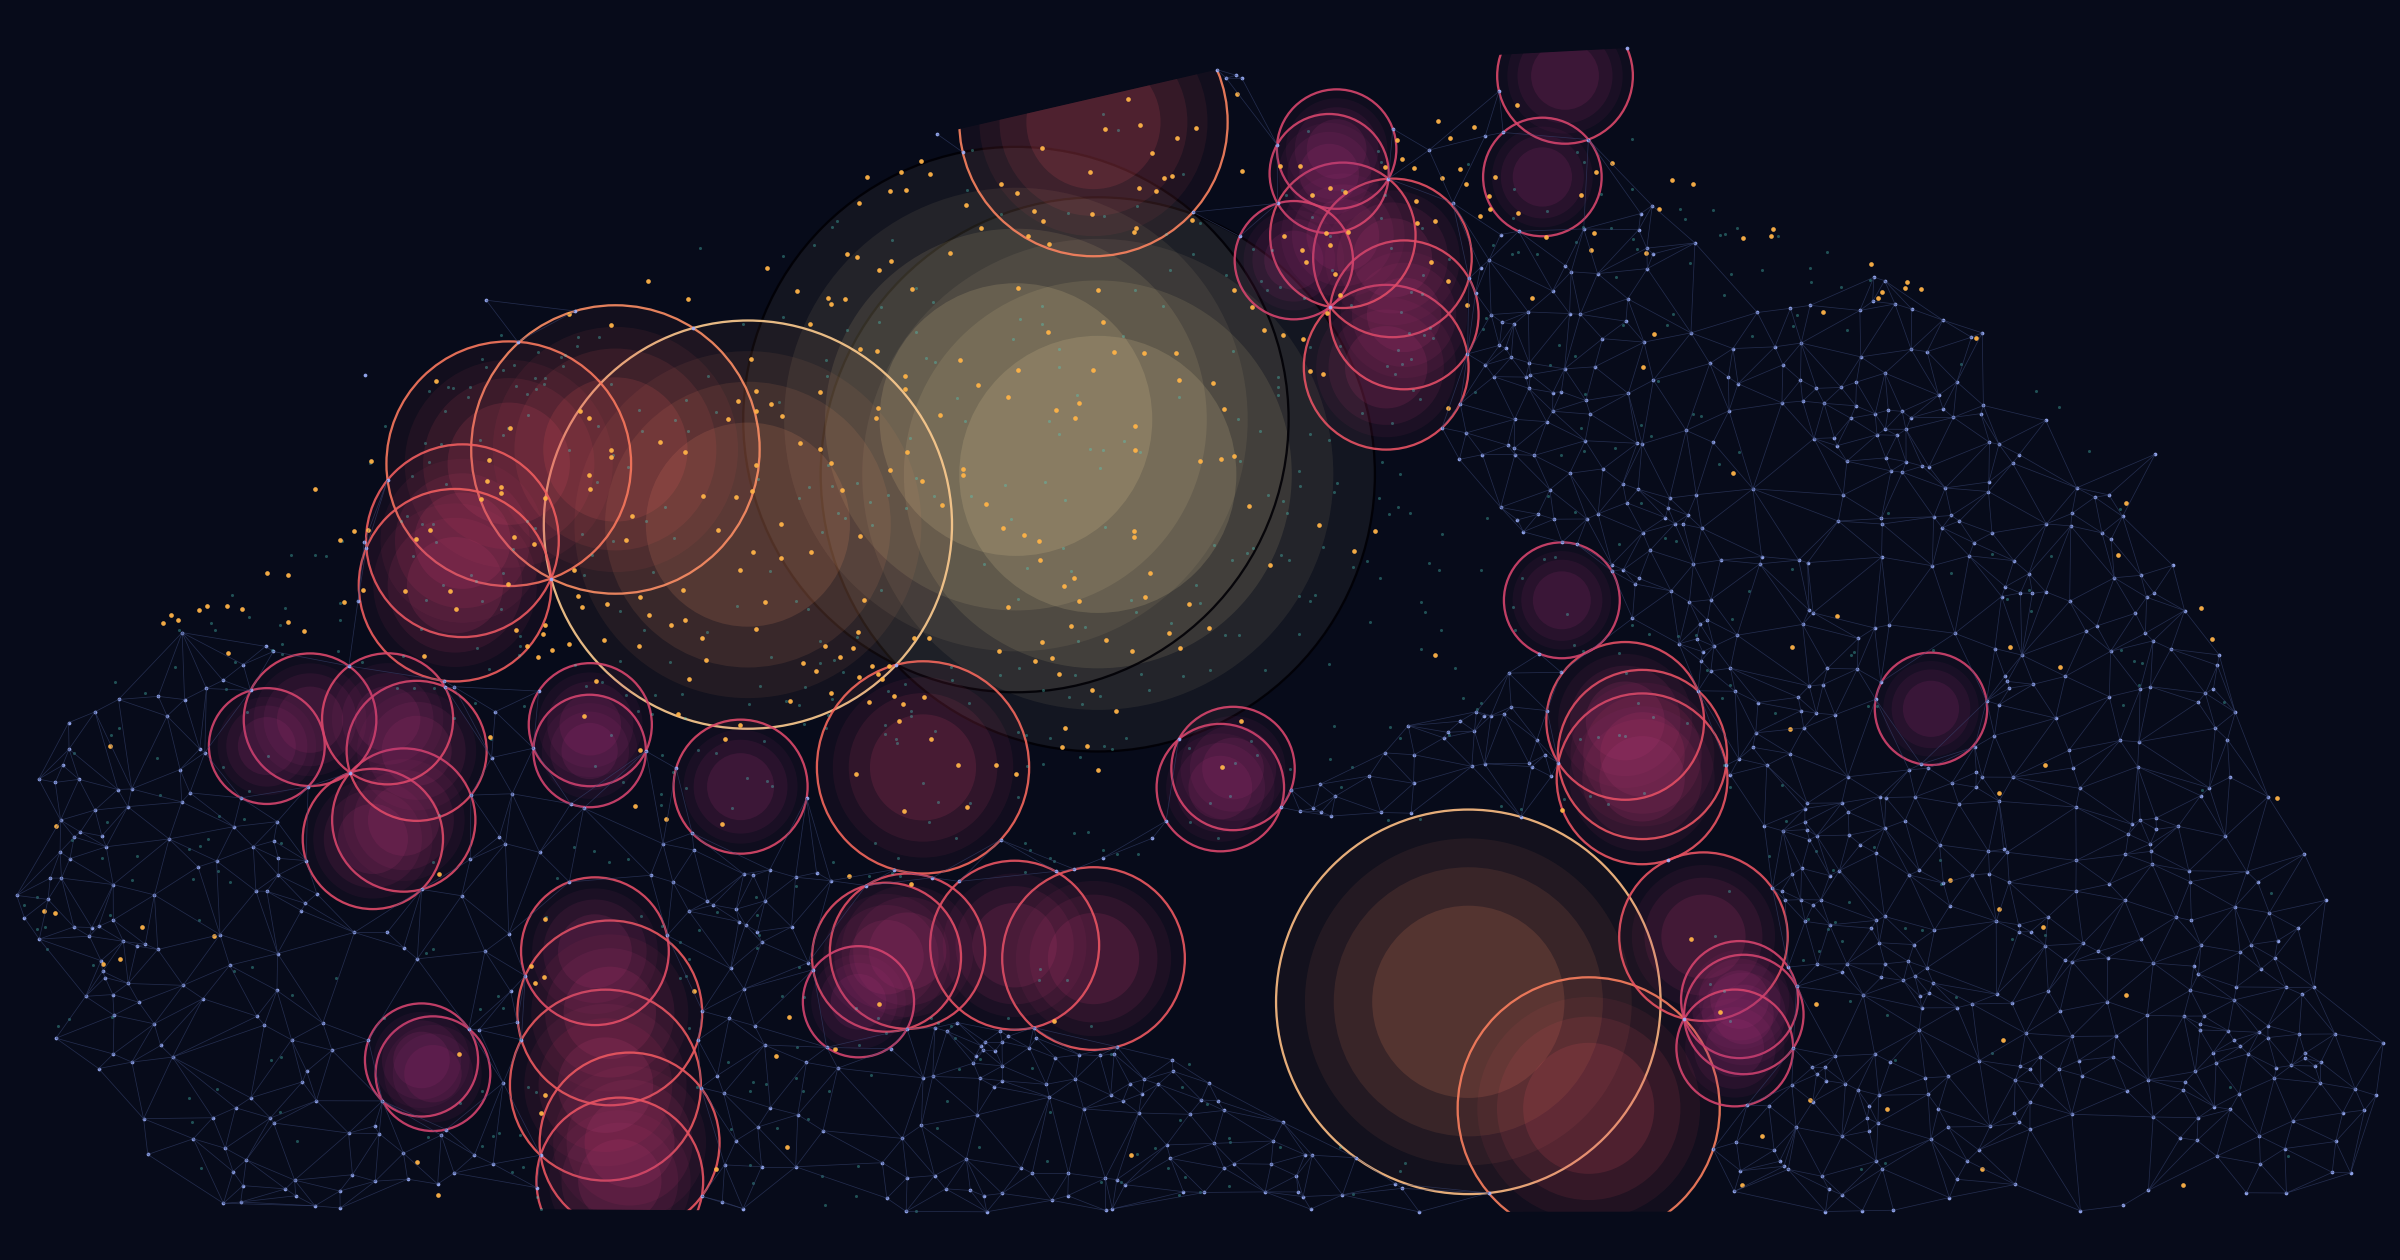

Recreate this plot in R.
# Run from the article folder: Rscript plots/featured_image.R [out.png] [animal id]
# Featured image: Delaunay network of the neurons of one section, microglia as dots, and the
# longest-lived H1 loops drawn as discs that grow from their birth radius to their death radius.
suppressMessages({library(spatstat); library(TDA)})

args <- commandArgs(trailingOnly = TRUE)
out  <- if (length(args) >= 1) args[1] else "plots/featured_image.png"
id   <- if (length(args) >= 2) args[2] else "M01"

PointPatterns <- readRDS("data/PointPatterns_5x.rds")
row.names(PointPatterns) <- PointPatterns$ID
N <- PointPatterns$Neurons[[id]]; M <- PointPatterns$Microglia[[id]]
xy <- cbind(N$x, N$y)

# H1 loops: alphaComplexDiag gives squared radii; a loop dies at the circumcircle of a Delaunay triangle
d  <- alphaComplexDiag(xy, maxdimension = 1, library = "GUDHI")$diagram
d  <- d[d[, 1] == 1, , drop = FALSE]
tri <- t(sapply(deldir::triang.list(deldir::deldir(xy[, 1], xy[, 2])), function(t) t$ptNum))
circ <- t(apply(tri, 1, function(v) {
  a <- xy[v[1], ]; b <- xy[v[2], ]; c <- xy[v[3], ]
  D <- 2 * (a[1] * (b[2] - c[2]) + b[1] * (c[2] - a[2]) + c[1] * (a[2] - b[2]))
  ux <- ((sum(a^2)) * (b[2] - c[2]) + sum(b^2) * (c[2] - a[2]) + sum(c^2) * (a[2] - b[2])) / D
  uy <- ((sum(a^2)) * (c[1] - b[1]) + sum(b^2) * (a[1] - c[1]) + sum(c^2) * (b[1] - a[1])) / D
  c(ux, uy, sqrt((a[1] - ux)^2 + (a[2] - uy)^2))
}))
life <- sqrt(d[, 3]) - sqrt(d[, 2])
top  <- order(life, decreasing = TRUE)[1:40]
loops <- t(sapply(top, function(i) {
  j <- which.min(abs(circ[, 3]^2 - d[i, 3]))
  c(circ[j, 1:2], birth = sqrt(d[i, 2]), death = sqrt(d[i, 3]), life = life[i])
}))
colnames(loops) <- c("x", "y", "birth", "death", "life")

# Sections are taller than wide: swap the axes so that the image is landscape
loops[, 1:2] <- loops[, 2:1]; xy <- xy[, 2:1]; Mxy <- cbind(M$y, M$x)

bg <- "#070B18"
pal <- colorRampPalette(c("#5B1A6E", "#C03A83", "#F1605D", "#FEC98D"))(100)
ring <- function(x, y, r, ...) { a <- seq(0, 2 * pi, length.out = 120); polygon(x + r * cos(a), y + r * sin(a), ...) }

png(out, width = 2400, height = 1260, res = 200, bg = bg)
par(mar = c(0, 0, 0, 0), bg = bg)
xr <- range(xy[, 1]); yr <- range(xy[, 2])
plot(NA, xlim = xr, ylim = yr, asp = 1, axes = FALSE, xlab = "", ylab = "")
# Delaunay edges and the neurons
segs <- rbind(tri[, c(1, 2)], tri[, c(2, 3)], tri[, c(1, 3)])
segments(xy[segs[, 1], 1], xy[segs[, 1], 2], xy[segs[, 2], 1], xy[segs[, 2], 2], col = adjustcolor("#6C8CD5", 0.25), lwd = 0.5)
points(xy, pch = 16, cex = 0.35, col = adjustcolor("#9DB4F0", 0.8))
# Loops, smallest first so that the largest sit underneath
rk <- pmax(1, ceiling(100 * (loops[, "life"] - min(loops[, "life"])) / diff(range(loops[, "life"]))))
for (k in order(loops[, "life"])) {
  col <- pal[rk[k]]
  for (r in seq(loops[k, "birth"], loops[k, "death"], length.out = 8)[-1])
    ring(loops[k, 1], loops[k, 2], r, col = adjustcolor(col, 0.10), border = NA)
  ring(loops[k, 1], loops[k, 2], loops[k, "death"], col = NA, border = adjustcolor(col, 0.9), lwd = 1.2)
}
points(Mxy, pch = 16, cex = 0.4, col = adjustcolor("#FFB000", 0.9))
invisible(dev.off())
cat("saved", out, "\n")
